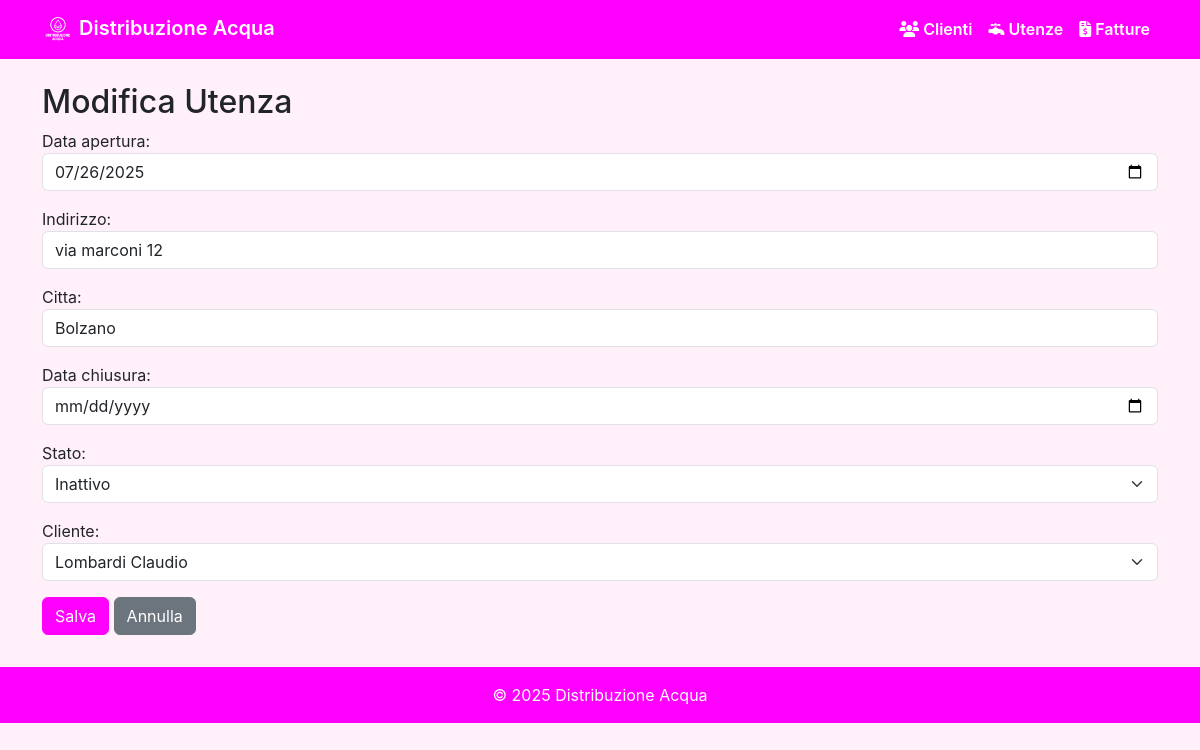
The page /utenze/112/edit/ on the database its author committed.
### una_acies/models.py (models this page shows, shortened)
class Utenza(models.Model):
    STATI = (
        ('attivo', 'Attivo'),
        ('inattivo', 'Inattivo'),
    )
    codice = models.AutoField(primary_key=True)
    data_apertura = models.DateField()
    indirizzo = models.CharField(max_length=200)
    citta = models.CharField(max_length=100)
    data_chiusura = models.DateField(null=True, blank=True)
    stato = models.CharField(max_length=10, choices=STATI)
    cliente = models.ForeignKey(Cliente, on_delete=models.CASCADE)

### una_acies/views.py (the view)
# urls.py: path('utenze/<int:pk>/edit/', views.utenza_update, name='utenza_update'),
def utenza_update(request, pk):
    utenza = get_object_or_404(Utenza, pk=pk)
    if request.method == 'POST':
        form = UtenzaForm(request.POST, instance=utenza)
        if form.is_valid():
            form.save()
            return redirect('utenze_list')
    else:
        form = UtenzaForm(instance=utenza)
    return render(request, 'una_acies/utenze_form.html', {'form': form})

### una_acies/forms.py
class UtenzaForm(forms.ModelForm):
    class Meta:
        model = Utenza
        exclude = ['codice']
        widgets = {
            'data_apertura': forms.DateInput(attrs={'type': 'date', 'class': 'form-control'}),
            'data_chiusura': forms.DateInput(attrs={'type': 'date', 'class': 'form-control'}),
            'indirizzo': forms.TextInput(attrs={'class': 'form-control'}),
            'citta': forms.TextInput(attrs={'class': 'form-control'}),
            'stato': forms.Select(attrs={'class': 'form-select'}),
            'cliente': forms.Select(attrs={'class': 'form-select'}),
        }

### una_acies/models.py (called while the page is built)
    def __str__(self):
        return self.ragione_sociale

### una_acies/templates/una_acies/utenze_form.html (shortened to what this page needs)
{% extends "una_acies/base.html" %}
{% block content %}
<h2>{% if form.instance.pk %}Modifica{% else %}Aggiungi{% endif %} Utenza</h2>
<form method="post">
    {{ form.as_p }}
    <button type="submit" class="btn btn-primary">Salva</button>
    <a href="{% url 'utenze_list' %}" class="btn btn-secondary">Annulla</a>
</form>
{% endblock %}

### una_acies/templates/una_acies/base.html (style rules this page uses)
:root { --fucsia: #FF00FF; --fucsia-dark: #cc00cc; }
body { background-color: #FFF0FA; font-family: 'Inter', Arial, sans-serif; zoom: 1; }
.btn-primary, .btn-fucsia { background-color: var(--fucsia) !important; border-color: var(--fucsia) !important; color: #fff !important; }

### rows shown on the page
Utenza: data_apertura "07/26/2025", indirizzo "via marconi 12", citta "Bolzano", stato "Inattivo", cliente "Lombardi Claudio"
